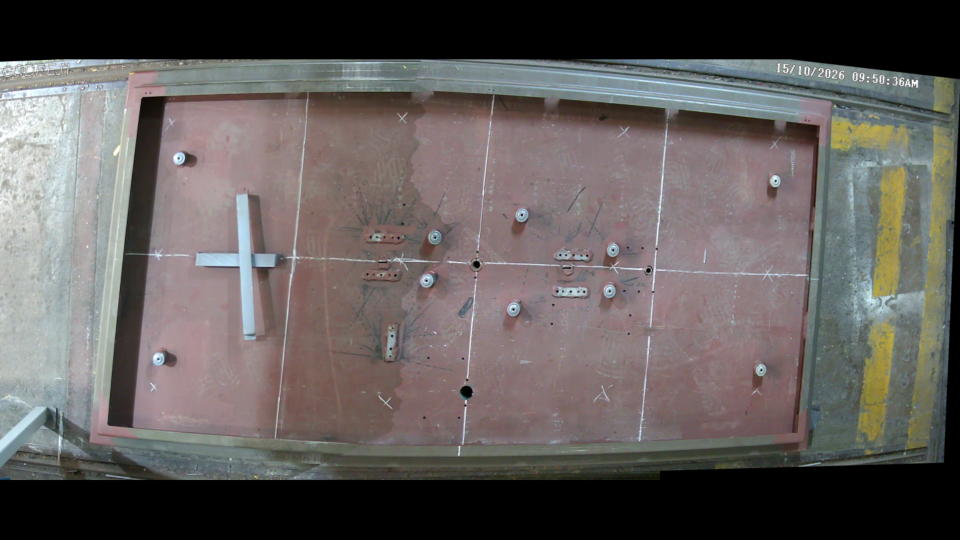
#> input picture component_dataset/inbox/Merged_photo.png, 1920 x 1080 px, found by its file name (shown at 1/2 size)
$ python augment_zoom_merged.py
#> lines starting #> are read from the running program, lines starting #| are printed output that depends on the picture
"""Make zoomed merged-view training crops so small E parts occupy more pixels."""

from pathlib import Path
import random

from PIL import Image, ImageEnhance

ROOT = Path(__file__).resolve().parent
SOURCE_IMAGE = ROOT / "inbox" / "Merged_photo.png"
SOURCE_LABEL = ROOT / "inbox" / "Merged_photo.txt"
OUT_IMAGES = ROOT / "images" / "merged_mix"
OUT_LABELS = ROOT / "labels" / "merged_mix"
SEED = 610152
COUNT = 120
CROP_W, CROP_H = 1200, 700


def main():
    rng = random.Random(SEED)
    image = Image.open(SOURCE_IMAGE).convert("RGB")
    width, height = image.size
#> width = 1920; height = 1080
    if CROP_W >= width or CROP_H >= height:
        raise ValueError("Zoom crop must be smaller than the source image")

    boxes = []
    for line in SOURCE_LABEL.read_text(encoding="utf-8").splitlines():
#> (reads component_dataset/inbox/Merged_photo.txt from the repository)
        fields = line.split()
        if len(fields) != 5:
            continue
        cls = int(fields[0])
        cx, cy, bw, bh = map(float, fields[1:])
        boxes.append((cls, (cx - bw / 2) * width, (cy - bh / 2) * height,
                      (cx + bw / 2) * width, (cy + bh / 2) * height))

    OUT_IMAGES.mkdir(parents=True, exist_ok=True)
    OUT_LABELS.mkdir(parents=True, exist_ok=True)
    for index in range(COUNT):
        center_x = width / 2 + rng.uniform(-70, 70)
        center_y = height / 2 + rng.uniform(-35, 35)
        x0 = int(max(0, min(width - CROP_W, center_x - CROP_W / 2)))
        y0 = int(max(0, min(height - CROP_H, center_y - CROP_H / 2)))
        x1, y1 = x0 + CROP_W, y0 + CROP_H
        crop = image.crop((x0, y0, x1, y1))
        crop = ImageEnhance.Brightness(crop).enhance(rng.uniform(0.78, 1.22))
        crop = ImageEnhance.Contrast(crop).enhance(rng.uniform(0.85, 1.18))
        crop = ImageEnhance.Color(crop).enhance(rng.uniform(0.78, 1.22))

        output_labels = []
        for cls, bx0, by0, bx1, by1 in boxes:
            ix0, iy0 = max(bx0, x0), max(by0, y0)
            ix1, iy1 = min(bx1, x1), min(by1, y1)
            if ix1 <= ix0 or iy1 <= iy0:
                continue
            visible = ((ix1 - ix0) * (iy1 - iy0)) / max(
                (bx1 - bx0) * (by1 - by0), 1.0
            )
            if visible < 0.65:
                continue
            cx = ((ix0 + ix1) / 2 - x0) / CROP_W
            cy = ((iy0 + iy1) / 2 - y0) / CROP_H
            bw = (ix1 - ix0) / CROP_W
            bh = (iy1 - iy0) / CROP_H
            output_labels.append(f"{cls} {cx:.6f} {cy:.6f} {bw:.6f} {bh:.6f}")

        stem = f"merged_zoom_{SEED}_{index:04d}"
        crop.save(OUT_IMAGES / f"{stem}.jpg", quality=95, subsampling=0)
        (OUT_LABELS / f"{stem}.txt").write_text(
            "\n".join(output_labels) + "\n", encoding="utf-8"
        )
#> this loop made 120 passes
#> pass 1, in main, `crop = image.crop((x0, y0, x1, y1))`:
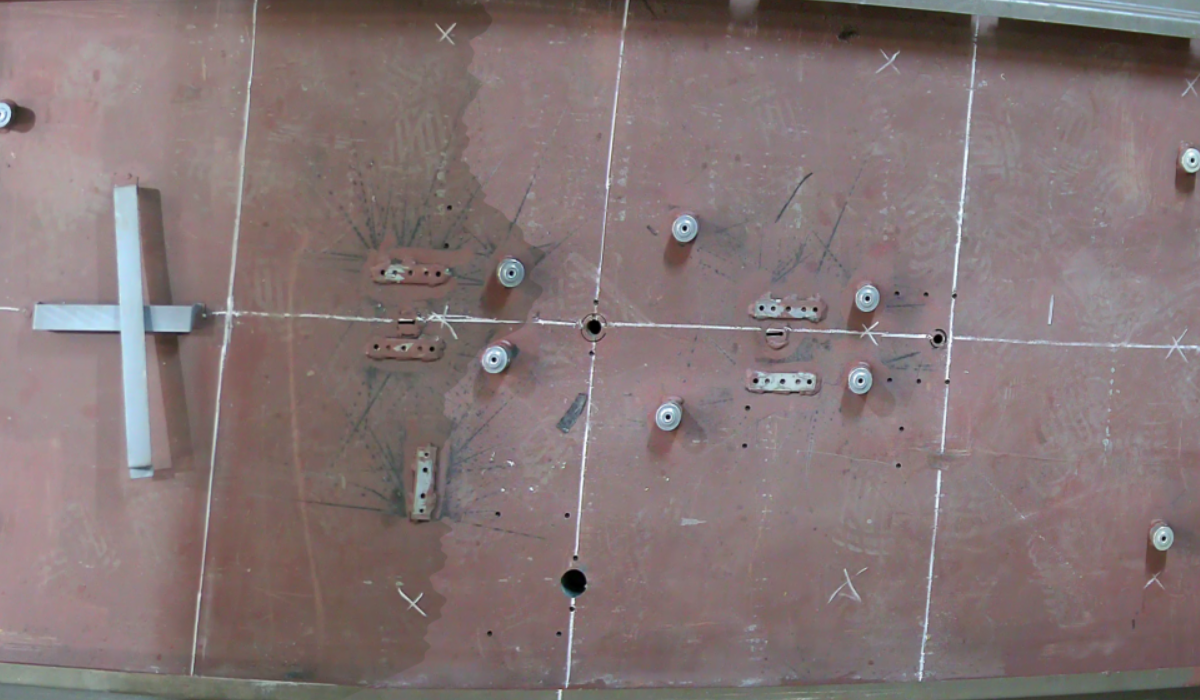
#> crop: PIL image 1200x700 RGB; mean R, G, B 132.5, 116.9, 117.3
#> after the loop:
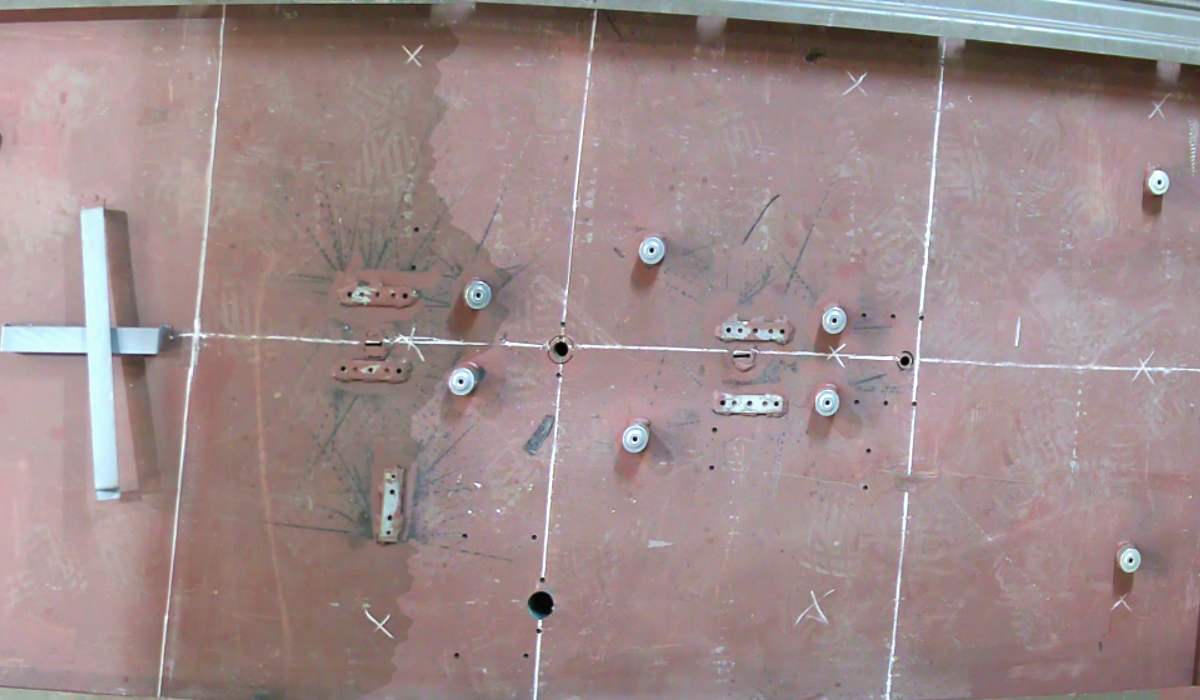
#> crop: PIL image 1200x700 RGB; mean R, G, B 157.8, 138.4, 138.8
    print(f"Created {COUNT} labeled zoom crops in {OUT_IMAGES}")


if __name__ == "__main__":
    main()
